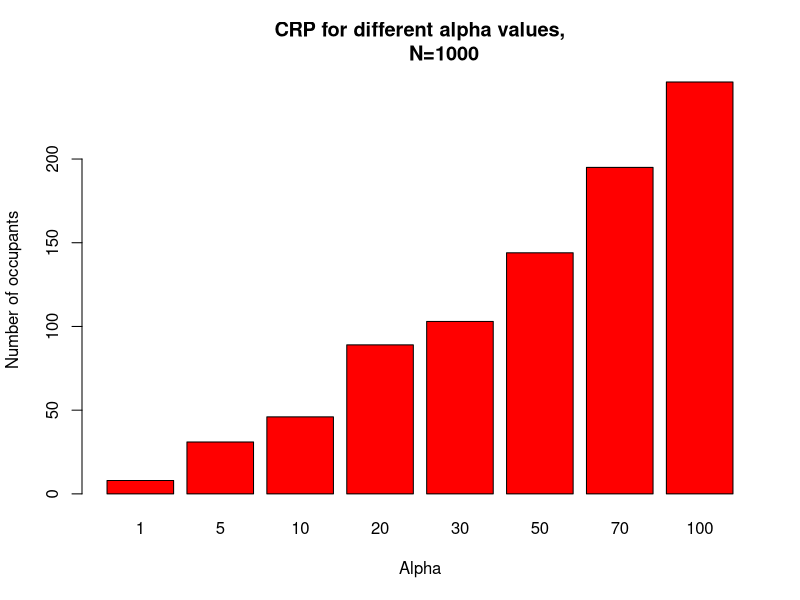

Reproduce this figure in R.
set.seed(1000)
crp = function(num.customers, alpha) {
  table <- c(1)
  next.table <- 2
  for (i in 1:(num.customers-1)) {
    if (runif(1,0,1) < alpha / (alpha + i)) {
      # Add a new ball color.
      table <- c(table, next.table)
      next.table <- next.table+1
    } else {
      # Pick out a ball from the urn, and add back a
      # ball of the same color.
      select.table <- table[sample(1:length(table), 1)]
      table <- c(table, select.table)
    }
  }
  table
}

tables =c()
Alpha = c(1,5,10,20,30,50,70,100)
for (alpha in Alpha){
  tables = c(tables,max(crp(1000,alpha)))
}

png("crp.png", width = 1000, height=600)
barplot(names.arg=Alpha, tables, col="red", main='CRP for different alpha values,
        N=1000', xlab= "Alpha", ylab = "Number of occupants")
dev.off()
# 
# png("crp.png", width = 1000, height=600)
# par(mfrow=c(3,1))
# plot(
#   table(crp(10000, 1))
#  , sub="Alpha=1", ylab='', main='CRP for different alpha values', cex.main=2,
#  cex.lab=1.5, col="red"
# )
# plot(
#   table(crp(10000, 3))
#   , ylab="Number of occupants", sub="Alpha=10", cex.lab=1.5, col="green"
# )
# plot(
#   table(crp(10000, 5))
#   ,xlab="Table number", sub="Alpha=20", ylab='', cex.lab=1.5, col="blue"
# )
# dev.off()
